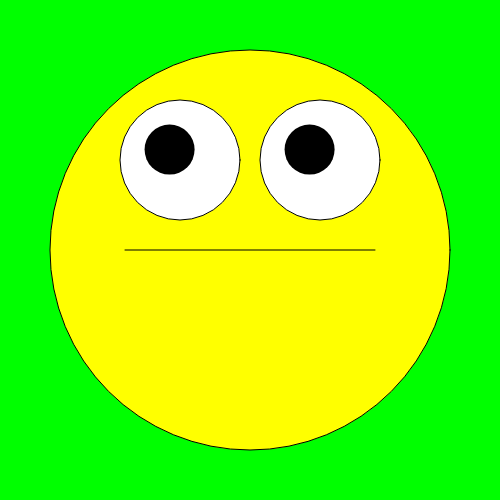
Frame 1 (no input)
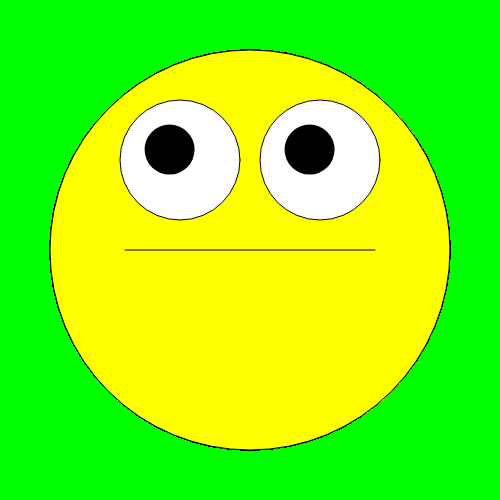
Frame 60 (no input)
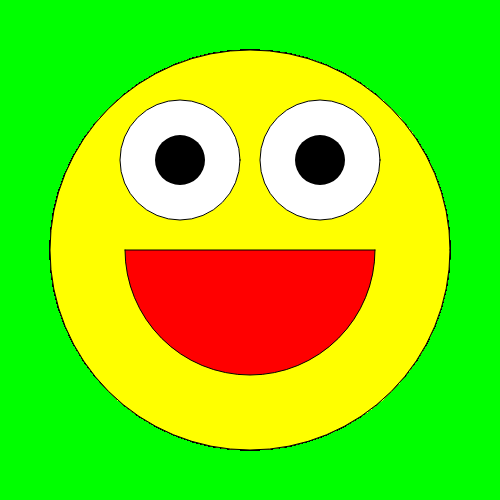
Frame 120 (the mouse pressed at the canvas centre since frame 60)

The p5.js sketch that drew these frames (run headless with seeded random() and noise() and a simulated clock; from frame 60 on, the mouse is pressed at the canvas centre):

// p5.js sketch
// ── sketch.js
var eyeSize = 120;

var center = 250;
var headSize = 400;
var eyeHeight = 160
var canvasFull = 500;
var click = false;


function setup() {
  // put setup code here
  createCanvas(canvasFull, canvasFull);
  background(0, 255, 0);
}

function draw() {
  // put drawing code here
  // default fill,stroke,strokeWeight
  fill(255);
  stroke("black");
  strokeWeight(1);
  //left eye
  //ellipse(100,100,20,20);
  //right eye
  //ellipse(140,100,20,20);

  fill("yellow");
  ellipse(center,center,headSize,headSize);

  fill(255);//rgb
  //left eye
  ellipse(center-(10+eyeSize/2), eyeHeight, eyeSize, eyeSize);
  //right eye
  ellipse(center+(10+eyeSize/2), eyeHeight, eyeSize, eyeSize);

  if(click){
    fill("red");
    arc(center,center,250,250,0,PI);
  }
  line(center-125,center,center+125,center);

  strokeWeight(50);
  point(center-(10+eyeSize/2) - (5/120 * (center - mouseX)),eyeHeight - (5/120 * (center - mouseY)));
  point(center+(10+eyeSize/2) - (5/120 * (center - mouseX)),eyeHeight - (5/120 * (center - mouseY)));
}

function mousePressed(){
  click = true;
}

function mouseReleased(){
  click = false;
}
